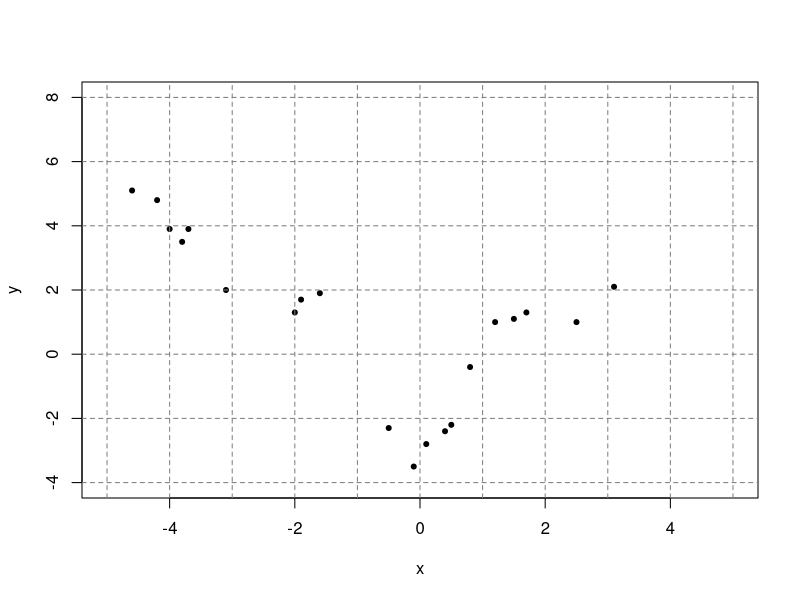

Recreate this plot in R.
x = c(-4.6, -4.2, -4.0, -3.8, -3.7,
      -3.1, -2.0, -1.9, -1.6, -0.5,
      -0.1,  0.1,  0.4,  0.5,  0.8,
       1.2,  1.5,  1.7,  2.5,  3.1)

y = c( 5.1,  4.8,  3.9,  3.5,  3.9,
       2.0,  1.3,  1.7,  1.9, -2.3,
      -3.5, -2.8, -2.4, -2.2, -0.4,
       1.0,  1.1,  1.3,  1.0,  2.1)

plot(x, y, pch=20, xlim=c(-5, 5), ylim=c(-4, 8))
abline(v=(-5:5), h=seq(-4, 8, by=2), col="gray50", lty=2)

m = function(x, theta_m){
    a = theta_m[1]
    b = theta_m[2]
    c = theta_m[3]
    return (a*x^2 + b*x + c)
    }
k = function(x, xprime, theta_k){
    # if xprime = x, leave xprime missing (i.e. a covariance matrix
    # is created for all possible pairs in x)
    n = NROW(x)
    
    sig_y = theta_k[1]
    sig_n = theta_k[2]
    l = theta_k[3]

    if (missing(xprime)){
        d = as.matrix(dist(x, method = "manhattan"))
        out = sig_y * exp(-(d^2) / (2*l^2)) + diag(sig_n, n)
    } else {
        d = as.matrix(dist(c(x, xprime), method = "manhattan"))
        d = d[1:n, (n+1):(n+m)]
        out = sig_y * exp(-(d^2) / (2*l^2)) 
        }
    return (out)
    }

# log posterior
calc.post = function(params){
    mu = m(x, theta_m = params[1:3])
    sigma = k(x, theta_k = params[4:6])
    # likelihood
    out = -0.5 * determinant(sigma)$modulus[1] +
        -0.5 * t(y-mu) %*% (solve(sigma) %*% (y-mu))
    # priors
    # none for now
    return (out)
    }


